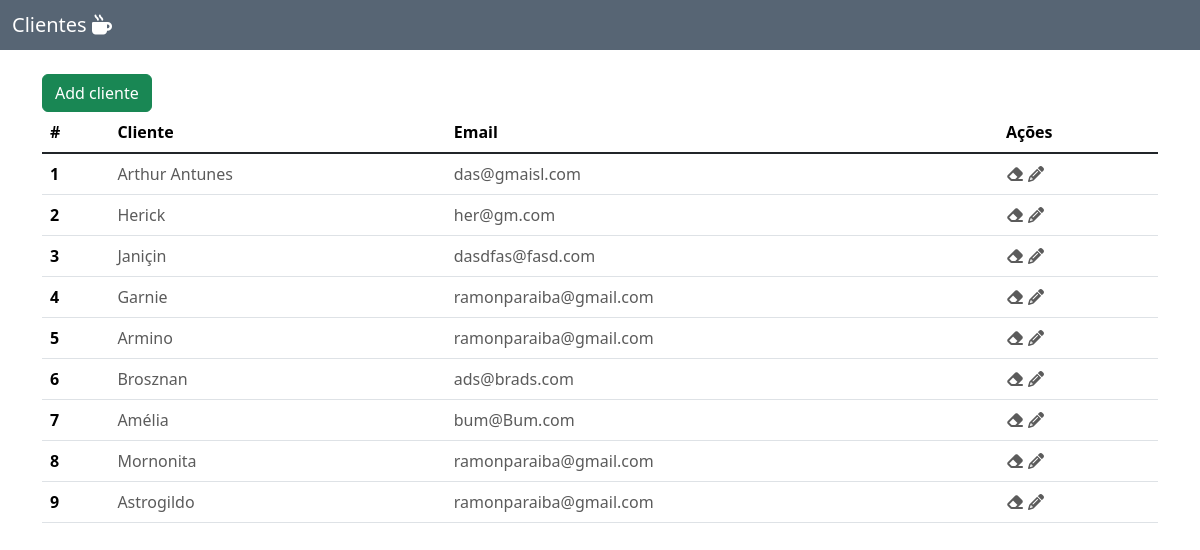
Page /clientes/ on the earlier database version.
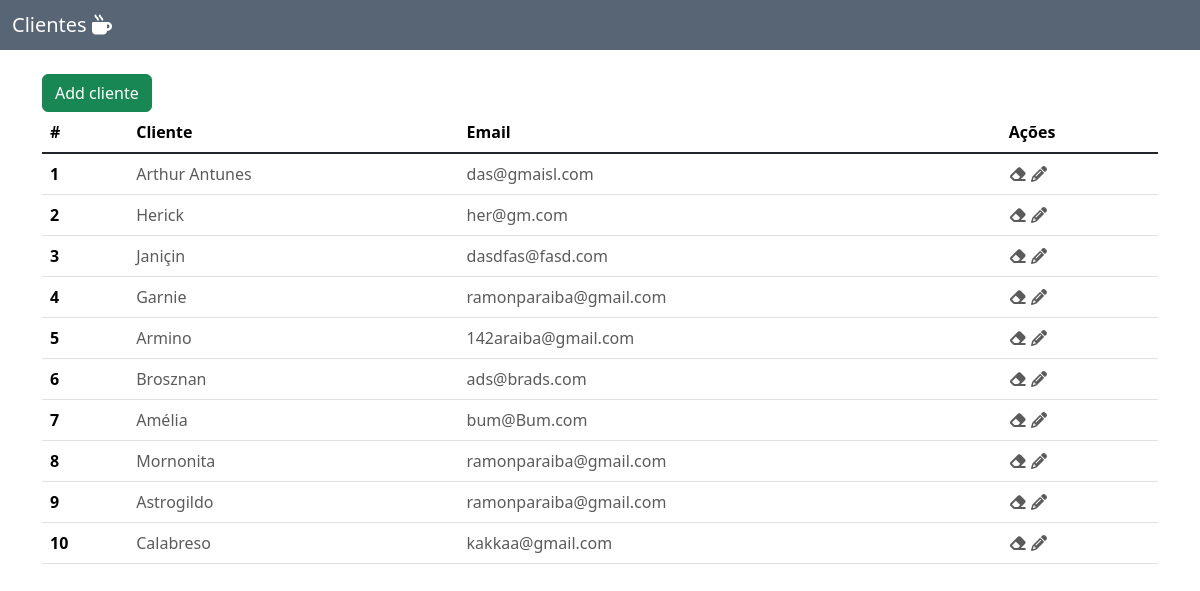
Same page on the later database version.
### clientes/models.py (models this page shows, shortened)
class Cliente(models.Model):
    nome = models.CharField(max_length=100)
    data_nascimento = models.DateField(blank=True, null=True)
    sexo = models.CharField(max_length=1, choices = sexo_Choices)
    email = models.EmailField(blank=True, null = True)

### clientes/views.py (the view)
# urls.py: path('', views.index , name ='index'),
def index(request):
    clientes = Cliente.objects.all()
    context = {'clientes' : clientes}
    return render(request, 'clientes/index.html', context)

### templates/clientes/index.html
{% extends "./base.html" %}
{% block content %}
    <div class="container pt-4">
        <form action="form_cliente">
            <input type="submit" value="Add cliente" class="btn btn-success">
        </form>
        <table class="table">
            <thead>
                <tr>
                    <th>#</th>
                    <th>Cliente</th>
                    <th>Email</th>
                    <th>Ações</th>
                </tr>
            </thead>
            <tbody class="table-group-divider">
                {% for cliente in clientes  %}
                <tr>
                    <th>{{forloop.counter}}</th>
                    <th><a href="detalhe_cliente/{{cliente.id}}">{{cliente.nome}}</th>
                    <th><a href="#">{{cliente.email}}</th>
                    <th>
                        <a href="delete_cliente/{{cliente.id}}"><i class="fa-solid fa-eraser"></i></a>
                        <a href="update_cliente/{{cliente.id}}"><i class="fa-solid fa-pencil"></i></a>
                    </th>
                </tr>
                {% endfor %}
            </tbody>
        </table>
    </div>
 {% endblock %}

Differences in the rows shown:
changed Cliente "Armino": email "ramonparaiba@gmail.com" → "142araiba@gmail.com"
added Cliente: nome "Calabreso", email "kakkaa@gmail.com"
